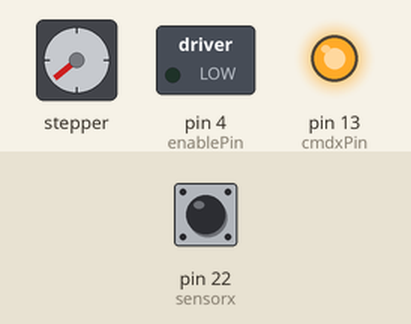
Simulated run of this sketch. Board: Arduino Mega 2560, built with avr-gcc and run on an emulated ATmega2560. On the bench: stepper motor, switched loads named in the sketch (green lamp = pin HIGH), output pins drawn as LEDs (lit = HIGH). The inputs (shaded band) are chosen by the test bench; at power-on: pin 22 (sensorx) HIGH. Stepper angles assume 200 steps per turn.

Above: at 1.25 s.
1.3 s: pin 22 (sensorx) driven LOW
At 2.1 s:
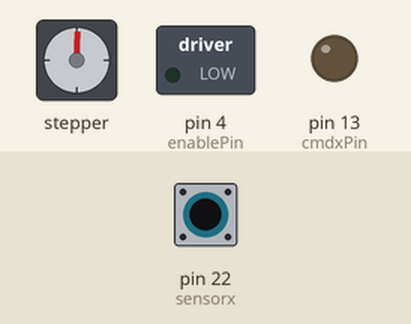
2.8 s: pin 22 (sensorx) driven HIGH
At 2.95 s:
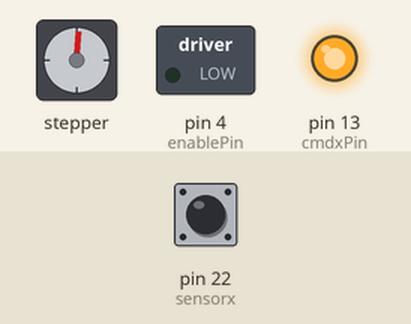
5.8 s: pin 22 (sensorx) driven LOW
At 7.0 s:
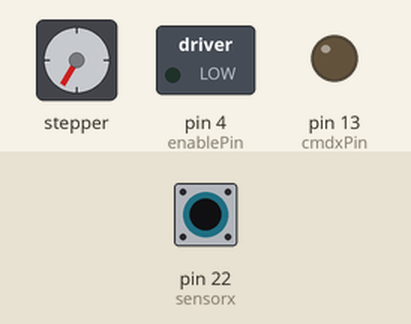
7.3 s: pin 22 (sensorx) driven HIGH
At 7.45 s:
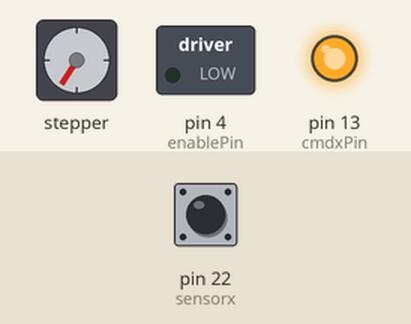
10.3 s: pin 22 (sensorx) driven LOW
At 11.5 s:
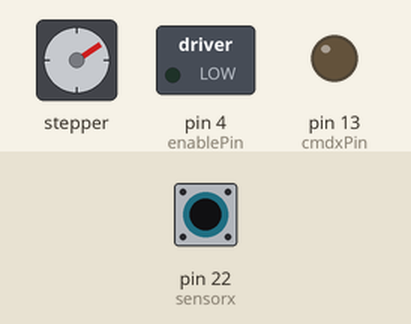
11.8 s: pin 22 (sensorx) pulsed HIGH 2 times (0.12 s each, 0.3 s apart)
At 13.5 s:
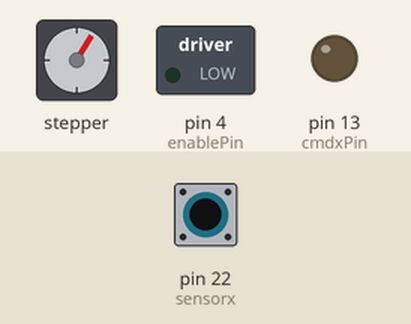
Timing chart, 0 to 14.9 s (numbered marks = the images above; inputs shaded):
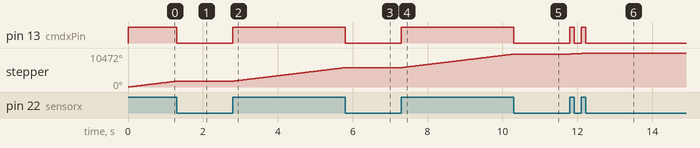

Measured:
- after the input at 1.3 s, pin 13 (cmdxPin): HIGH → LOW at once
- after the input at 2.8 s, pin 13 (cmdxPin): LOW → HIGH at once; stepper: keeps turning clockwise at about 1389°/s, starting at once
- after the input at 5.8 s, pin 13 (cmdxPin): HIGH → LOW at once
- after the input at 7.3 s, pin 13 (cmdxPin): LOW → HIGH at once; stepper: keeps turning clockwise at about 1389°/s, starting at once
- after the input at 10.3 s, pin 13 (cmdxPin): HIGH → LOW at once
- after the input at 11.8 s, pin 13 (cmdxPin): alternates HIGH for 0.12 s and LOW for 0.18 s, 4 changes in all, then stays LOW, starting at once; stepper: turns 335° clockwise in 0.42 s, starting at once

The sketch:

main_conveyor_test.ino
```cpp
#include <AccelStepper.h>

#define enablePin 4
#define dirxPin 3
#define stepxPin 2
#define motorInterfaceType 1
#define cmdxPin 13
#define sensorx 22

// Create a new instance of the AccelStepper class:
AccelStepper stepperx = AccelStepper(motorInterfaceType, stepxPin, dirxPin);

int statex;

void setup()
{
  pinMode(enablePin, OUTPUT);
  pinMode(sensorx, INPUT_PULLUP);
  pinMode(cmdxPin, OUTPUT);

  digitalWrite(enablePin, LOW);
  digitalWrite(cmdxPin, HIGH);
  digitalWrite(sensorx, HIGH);

  stepperx.setMaxSpeed(1000);
  stepperx.setSpeed(900);
}

void loop()
{
   statex = digitalRead(sensorx);

   if (statex == LOW) {
    digitalWrite(cmdxPin, LOW);
    stepperx.stop();
   } else {
    digitalWrite(cmdxPin, HIGH);
    stepperx.setSpeed(900);
    stepperx.runSpeed();
   }
}
```
